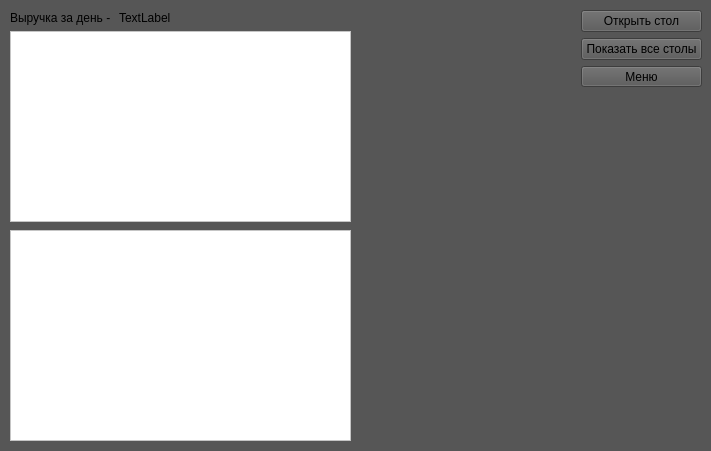
<?xml version="1.0" encoding="UTF-8"?>
<ui version="4.0">
 <class>General</class>
 <widget class="QMainWindow" name="General">
  <property name="geometry">
   <rect>
    <x>0</x>
    <y>0</y>
    <width>711</width>
    <height>451</height>
   </rect>
  </property>
  <property name="sizePolicy">
   <sizepolicy hsizetype="Preferred" vsizetype="Preferred">
    <horstretch>0</horstretch>
    <verstretch>0</verstretch>
   </sizepolicy>
  </property>
  <property name="windowTitle">
   <string>BarManager</string>
  </property>
  <property name="styleSheet">
   <string notr="true">background-color: rgb(86, 86, 86);</string>
  </property>
  <widget class="QWidget" name="centralwidget">
   <widget class="QListWidget" name="listWidget">
    <property name="geometry">
     <rect>
      <x>10</x>
      <y>31</y>
      <width>341</width>
      <height>191</height>
     </rect>
    </property>
    <property name="styleSheet">
     <string notr="true">background-color: rgb(255, 255, 255);</string>
    </property>
   </widget>
   <widget class="QListWidget" name="listWidget_2">
    <property name="geometry">
     <rect>
      <x>10</x>
      <y>230</y>
      <width>341</width>
      <height>211</height>
     </rect>
    </property>
    <property name="styleSheet">
     <string notr="true">background-color: rgb(255, 255, 255);</string>
    </property>
   </widget>
   <widget class="QWidget" name="">
    <property name="geometry">
     <rect>
      <x>10</x>
      <y>10</y>
      <width>161</width>
      <height>16</height>
     </rect>
    </property>
    <layout class="QHBoxLayout" name="horizontalLayout">
     <item>
      <widget class="QLabel" name="proceedsLabel">
       <property name="text">
        <string>Выручка за день - </string>
       </property>
      </widget>
     </item>
     <item>
      <widget class="QLabel" name="proceedsSummLabel">
       <property name="text">
        <string>TextLabel</string>
       </property>
      </widget>
     </item>
    </layout>
   </widget>
   <widget class="QWidget" name="">
    <property name="geometry">
     <rect>
      <x>581</x>
      <y>10</y>
      <width>121</width>
      <height>77</height>
     </rect>
    </property>
    <layout class="QVBoxLayout" name="verticalLayout">
     <item>
      <widget class="QPushButton" name="openTablePushButton">
       <property name="text">
        <string>Открыть стол</string>
       </property>
      </widget>
     </item>
     <item>
      <widget class="QPushButton" name="showAllTablePushButton">
       <property name="text">
        <string>Показать все столы</string>
       </property>
      </widget>
     </item>
     <item>
      <widget class="QPushButton" name="showMenuPushButton">
       <property name="text">
        <string>Меню</string>
       </property>
      </widget>
     </item>
    </layout>
   </widget>
  </widget>
 </widget>
 <resources/>
 <connections/>
</ui>
